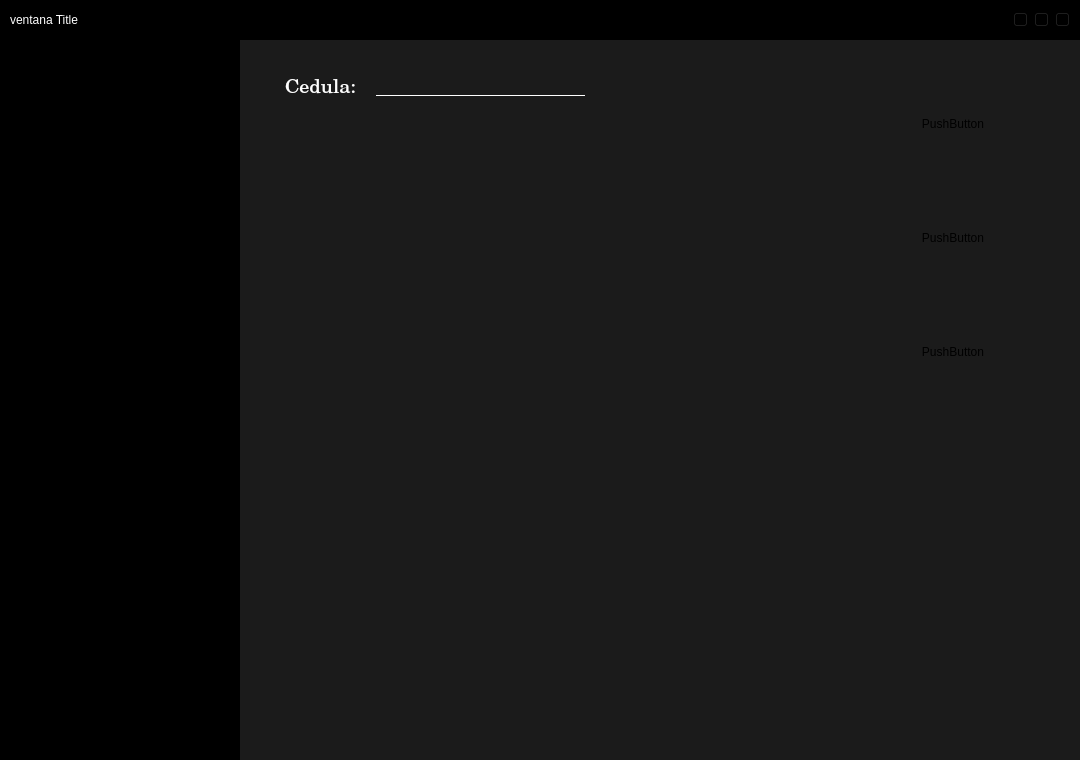
<?xml version="1.0" encoding="UTF-8"?>
<ui version="4.0">
 <class>MainWindow</class>
 <widget class="QMainWindow" name="MainWindow">
  <property name="geometry">
   <rect>
    <x>0</x>
    <y>0</y>
    <width>1080</width>
    <height>760</height>
   </rect>
  </property>
  <property name="windowTitle">
   <string>MainWindow</string>
  </property>
  <widget class="QWidget" name="centralwidget">
   <layout class="QVBoxLayout" name="verticalLayout" stretch="1,9">
    <property name="spacing">
     <number>0</number>
    </property>
    <property name="leftMargin">
     <number>0</number>
    </property>
    <property name="topMargin">
     <number>0</number>
    </property>
    <property name="rightMargin">
     <number>0</number>
    </property>
    <property name="bottomMargin">
     <number>0</number>
    </property>
    <item>
     <widget class="QFrame" name="frame_sup">
      <property name="minimumSize">
       <size>
        <width>0</width>
        <height>40</height>
       </size>
      </property>
      <property name="maximumSize">
       <size>
        <width>16777215</width>
        <height>40</height>
       </size>
      </property>
      <property name="styleSheet">
       <string notr="true">background-color: rgb(0, 0, 0);</string>
      </property>
      <property name="frameShape">
       <enum>QFrame::StyledPanel</enum>
      </property>
      <property name="frameShadow">
       <enum>QFrame::Raised</enum>
      </property>
      <layout class="QHBoxLayout" name="horizontalLayout_2">
       <item>
        <widget class="QLabel" name="label_title">
         <property name="styleSheet">
          <string notr="true">color: rgb(255, 255, 255);
font: 75 12pt &quot;Century Schoolbook&quot;;</string>
         </property>
         <property name="text">
          <string>ventana Title</string>
         </property>
        </widget>
       </item>
       <item>
        <spacer name="horizontalSpacer">
         <property name="orientation">
          <enum>Qt::Horizontal</enum>
         </property>
         <property name="sizeHint" stdset="0">
          <size>
           <width>914</width>
           <height>17</height>
          </size>
         </property>
        </spacer>
       </item>
       <item>
        <widget class="QPushButton" name="btn_minimizar">
         <property name="minimumSize">
          <size>
           <width>15</width>
           <height>15</height>
          </size>
         </property>
         <property name="maximumSize">
          <size>
           <width>15</width>
           <height>15</height>
          </size>
         </property>
         <property name="styleSheet">
          <string notr="true">border-image: url(:/source/minimizar.png);</string>
         </property>
         <property name="text">
          <string/>
         </property>
        </widget>
       </item>
       <item>
        <widget class="QPushButton" name="btn_minmax">
         <property name="minimumSize">
          <size>
           <width>15</width>
           <height>15</height>
          </size>
         </property>
         <property name="maximumSize">
          <size>
           <width>15</width>
           <height>15</height>
          </size>
         </property>
         <property name="styleSheet">
          <string notr="true">border-image: url(:/source/restaurar.png);</string>
         </property>
         <property name="text">
          <string/>
         </property>
        </widget>
       </item>
       <item>
        <widget class="QPushButton" name="btn_cerrar">
         <property name="minimumSize">
          <size>
           <width>15</width>
           <height>15</height>
          </size>
         </property>
         <property name="maximumSize">
          <size>
           <width>15</width>
           <height>15</height>
          </size>
         </property>
         <property name="styleSheet">
          <string notr="true">border-image: url(:/source/cerrar.png);</string>
         </property>
         <property name="text">
          <string/>
         </property>
        </widget>
       </item>
      </layout>
     </widget>
    </item>
    <item>
     <widget class="QFrame" name="frame_body">
      <property name="styleSheet">
       <string notr="true">background-color: rgba(0, 0, 0,177);</string>
      </property>
      <property name="frameShape">
       <enum>QFrame::NoFrame</enum>
      </property>
      <property name="frameShadow">
       <enum>QFrame::Raised</enum>
      </property>
      <layout class="QHBoxLayout" name="horizontalLayout" stretch="2,7">
       <property name="spacing">
        <number>0</number>
       </property>
       <property name="leftMargin">
        <number>0</number>
       </property>
       <property name="topMargin">
        <number>0</number>
       </property>
       <property name="rightMargin">
        <number>0</number>
       </property>
       <property name="bottomMargin">
        <number>0</number>
       </property>
       <item>
        <widget class="QFrame" name="sidebar">
         <property name="styleSheet">
          <string notr="true">background-color: rgb(0, 0, 0);</string>
         </property>
         <property name="frameShape">
          <enum>QFrame::NoFrame</enum>
         </property>
         <property name="frameShadow">
          <enum>QFrame::Raised</enum>
         </property>
        </widget>
       </item>
       <item>
        <widget class="QStackedWidget" name="stackedWidget">
         <property name="styleSheet">
          <string notr="true">background-color: rgba(0, 0, 0, 100);</string>
         </property>
         <property name="frameShape">
          <enum>QFrame::NoFrame</enum>
         </property>
         <property name="currentIndex">
          <number>0</number>
         </property>
         <widget class="QWidget" name="page">
          <layout class="QVBoxLayout" name="verticalLayout_2">
           <item>
            <widget class="QScrollArea" name="scrollArea">
             <property name="styleSheet">
              <string notr="true">
background-color: rgba(195, 195, 195,0);
border:none;</string>
             </property>
             <property name="frameShadow">
              <enum>QFrame::Raised</enum>
             </property>
             <property name="sizeAdjustPolicy">
              <enum>QAbstractScrollArea::AdjustToContentsOnFirstShow</enum>
             </property>
             <property name="widgetResizable">
              <bool>true</bool>
             </property>
             <property name="alignment">
              <set>Qt::AlignCenter</set>
             </property>
             <widget class="QWidget" name="scrollAreaWidgetContents">
              <property name="geometry">
               <rect>
                <x>0</x>
                <y>0</y>
                <width>822</width>
                <height>702</height>
               </rect>
              </property>
              <layout class="QHBoxLayout" name="horizontalLayout_5">
               <item>
                <widget class="QFrame" name="frame_2">
                 <property name="frameShape">
                  <enum>QFrame::StyledPanel</enum>
                 </property>
                 <property name="frameShadow">
                  <enum>QFrame::Raised</enum>
                 </property>
                 <layout class="QHBoxLayout" name="horizontalLayout_7" stretch="7,1">
                  <item>
                   <widget class="QFrame" name="frame_3">
                    <property name="styleSheet">
                     <string notr="true">background-color: rgba(255, 255, 255, 0);</string>
                    </property>
                    <property name="frameShape">
                     <enum>QFrame::Box</enum>
                    </property>
                    <property name="frameShadow">
                     <enum>QFrame::Sunken</enum>
                    </property>
                    <property name="lineWidth">
                     <number>1</number>
                    </property>
                    <property name="midLineWidth">
                     <number>1</number>
                    </property>
                    <layout class="QHBoxLayout" name="horizontalLayout_4">
                     <item>
                      <layout class="QVBoxLayout" name="verticalLayout_3">
                       <property name="spacing">
                        <number>20</number>
                       </property>
                       <item>
                        <layout class="QHBoxLayout" name="horizontalLayout_3">
                         <property name="leftMargin">
                          <number>9</number>
                         </property>
                         <item>
                          <widget class="QLabel" name="label_buscar_clientes">
                           <property name="font">
                            <font>
                             <family>Century Schoolbook</family>
                             <pointsize>15</pointsize>
                            </font>
                           </property>
                           <property name="styleSheet">
                            <string notr="true">color: rgb(255, 255, 255);
background-color: rgba(255, 255, 255, 0);</string>
                           </property>
                           <property name="text">
                            <string>Cedula:</string>
                           </property>
                          </widget>
                         </item>
                         <item>
                          <widget class="QLineEdit" name="lE_buscar_clientes">
                           <property name="font">
                            <font>
                             <family>Century Schoolbook</family>
                             <pointsize>10</pointsize>
                            </font>
                           </property>
                           <property name="styleSheet">
                            <string notr="true">border:none;
border-bottom:1px solid #fff;
background-color: rgba(255, 255, 255, 0);</string>
                           </property>
                          </widget>
                         </item>
                         <item>
                          <widget class="QPushButton" name="btn_buscar_clientes">
                           <property name="minimumSize">
                            <size>
                             <width>24</width>
                             <height>24</height>
                            </size>
                           </property>
                           <property name="maximumSize">
                            <size>
                             <width>24</width>
                             <height>24</height>
                            </size>
                           </property>
                           <property name="styleSheet">
                            <string notr="true">QPushButton{
  background-color: rgba(255, 255, 255, 0);
  border:none;
}
QPushButton:hover{
 border-bottom: 2px solid #ffffff;
 border-radius: 12;
}</string>
                           </property>
                           <property name="text">
                            <string/>
                           </property>
                           <property name="icon">
                            <iconset resource="../../static/recursos.qrc">
                             <normaloff>:/source/lupa.png</normaloff>:/source/lupa.png</iconset>
                           </property>
                           <property name="iconSize">
                            <size>
                             <width>15</width>
                             <height>15</height>
                            </size>
                           </property>
                          </widget>
                         </item>
                         <item>
                          <spacer name="horizontalSpacer_2">
                           <property name="orientation">
                            <enum>Qt::Horizontal</enum>
                           </property>
                           <property name="sizeType">
                            <enum>QSizePolicy::Expanding</enum>
                           </property>
                           <property name="sizeHint" stdset="0">
                            <size>
                             <width>200</width>
                             <height>20</height>
                            </size>
                           </property>
                          </spacer>
                         </item>
                        </layout>
                       </item>
                       <item>
                        <widget class="QListWidget" name="tw_clientes">
                         <property name="styleSheet">
                          <string notr="true">QListWidget{
	background-color: rgba(255, 255, 255,0);
}

QListWidget::item:hover {
	background-color: #fff;
}
QListWidget::item:selected {
	background-color: rgba(0,255,0,80);
}</string>
                         </property>
                        </widget>
                       </item>
                      </layout>
                     </item>
                    </layout>
                   </widget>
                  </item>
                  <item>
                   <widget class="QFrame" name="frame_list_btn_clientes">
                    <property name="minimumSize">
                     <size>
                      <width>200</width>
                      <height>81</height>
                     </size>
                    </property>
                    <property name="styleSheet">
                     <string notr="true">background-color: rgba(255, 255, 255, 0);</string>
                    </property>
                    <property name="frameShape">
                     <enum>QFrame::StyledPanel</enum>
                    </property>
                    <property name="frameShadow">
                     <enum>QFrame::Raised</enum>
                    </property>
                    <layout class="QVBoxLayout" name="verticalLayout_4" stretch="1,1,1,0">
                     <property name="spacing">
                      <number>100</number>
                     </property>
                     <property name="leftMargin">
                      <number>10</number>
                     </property>
                     <property name="topMargin">
                      <number>50</number>
                     </property>
                     <property name="rightMargin">
                      <number>10</number>
                     </property>
                     <property name="bottomMargin">
                      <number>10</number>
                     </property>
                     <item>
                      <widget class="QPushButton" name="pushButton">
                       <property name="text">
                        <string>PushButton</string>
                       </property>
                      </widget>
                     </item>
                     <item>
                      <widget class="QPushButton" name="pushButton_2">
                       <property name="text">
                        <string>PushButton</string>
                       </property>
                      </widget>
                     </item>
                     <item>
                      <widget class="QPushButton" name="pushButton_3">
                       <property name="text">
                        <string>PushButton</string>
                       </property>
                      </widget>
                     </item>
                     <item>
                      <spacer name="verticalSpacer">
                       <property name="orientation">
                        <enum>Qt::Vertical</enum>
                       </property>
                       <property name="sizeHint" stdset="0">
                        <size>
                         <width>20</width>
                         <height>261</height>
                        </size>
                       </property>
                      </spacer>
                     </item>
                    </layout>
                   </widget>
                  </item>
                 </layout>
                </widget>
               </item>
              </layout>
             </widget>
            </widget>
           </item>
          </layout>
         </widget>
         <widget class="QWidget" name="page_2">
          <layout class="QVBoxLayout" name="verticalLayout_6">
           <item>
            <widget class="QScrollArea" name="scrollArea_3">
             <property name="styleSheet">
              <string notr="true">background-color: rgba(255, 255, 255,0);</string>
             </property>
             <property name="widgetResizable">
              <bool>true</bool>
             </property>
             <widget class="QWidget" name="scrollAreaWidgetContents_3">
              <property name="geometry">
               <rect>
                <x>0</x>
                <y>0</y>
                <width>98</width>
                <height>28</height>
               </rect>
              </property>
              <layout class="QHBoxLayout" name="horizontalLayout_6"/>
             </widget>
            </widget>
           </item>
          </layout>
         </widget>
         <widget class="QWidget" name="page_3">
          <layout class="QVBoxLayout" name="verticalLayout_5"/>
         </widget>
        </widget>
       </item>
      </layout>
     </widget>
    </item>
   </layout>
  </widget>
 </widget>
 <resources>
  <include location="../../static/recursos.qrc"/>
 </resources>
 <connections/>
</ui>
